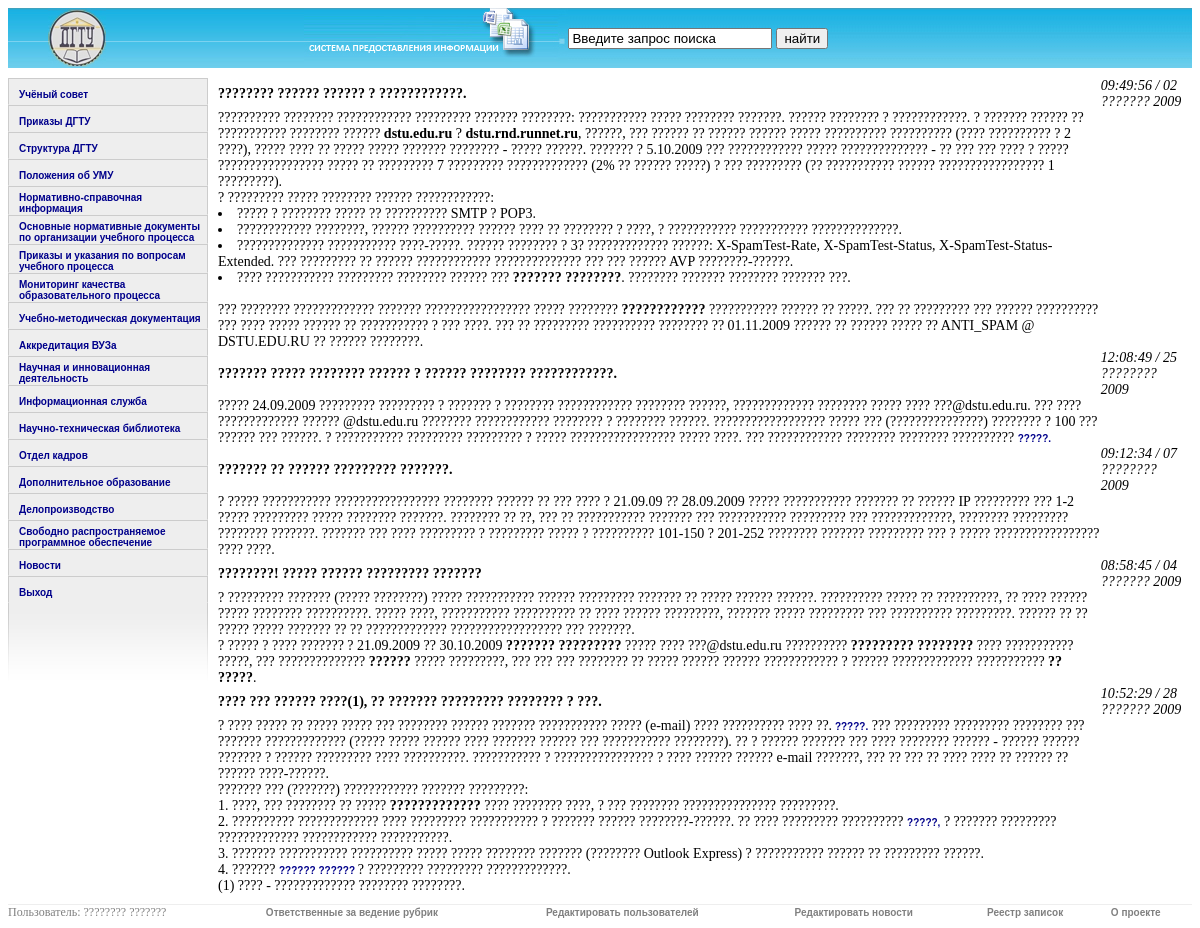
Screenshot of /dstu/info/news (signed in) with the database file from the repository.
### tables this page shows
CREATE TABLE `ddm_news` (
  `id` int(11) NOT NULL auto_increment,
  `time` tinytext,
  `head` tinytext,
  `content` text,
  PRIMARY KEY  (`id`)
);

### dstu/info/resources/libraries/dblibrary.php (called while the page is built, shortened)
<?php
 function SQL_SELECT($table,$fields,$condition)
 {
	$query="SELECT $fields FROM $table WHERE $condition";
	$result=mysql_query($query) or Error("Can not select from table '$table': <br>".mysql_error());
	for ($data=array();$row=mysql_fetch_assoc($result);$data[]=$row);
	return $data;
 }
?>

### dstu/info/system/functionality/news.php (the view, shortened to what this page needs)
<?php
$news=SQL_SELECT('ddm_news','*','1 ORDER BY id DESC');
?>
<table width="100%" cellpadding="0" cellspacing="0">
<?php
for ($i=0;$i<count($news);$i++)
{
?>
	<tr >
		<td>
			<b><?php echo $news[$i]['head'];?></b>
		</td>
		<td>
			<i><?php echo $news[$i]['time'];?></i>
		</td>
	</tr>
	<tr>
		<td>
			<?php echo $news[$i]['content'];?>
		</td>
	</tr>
<?php
}
?>
</table>

### dstu/info/system/design/eskin/styles/style.css (style rules this page uses)
a { font-family: Verdana, Arial, Helvetica, sans-serif; font-size: 10px; font-weight: bold; color:darkblue; text-decoration: none; }

### rows the page displays
ddm_news: head "???????? ?????? ?????? ? ????????????.", time "09:49:56 / 02 ??????? 2009", content "?????????? ???????? ???????????? ????????? ??????? ????????: ??????????? ????? ???????? ???????. ?????? ???????? ? ????????????. ? ??????? ?????? ?? ??????????? ???????? ?????? dstu.edu.ru ? dstu.rnd.runnet.ru , ??????, ??? ?????? ?? ?????? ?????? ????? ?????????? ?????????? (???? ?????????? ? 2 ????), ????? ???? ?? ????? ????? ??????? ???????? - ????? ??????. ??????? ? 5.10.2009 ??? ???????????? ????? ?????????????? - ?? ??? ??? ???? ? ????? ????????????????? ????? ?? ????????? 7 ????????? ????????????? (2% ?? ?????? ?????) ? ??? ????????? (?? ??????????? ?????? ????????????????? 1 ?????????). ? ????????? ????? ???????? ?????? ????????????: ????? ? ???????? ????? ?? ?????????? SMTP ? POP3.…"
ddm_news: head "??????? ????? ???????? ?????? ? ?????? ???????? ????????????.", time "12:08:49 / 25 ???????? 2009", content "????? 24.09.2009 ????????? ????????? ? ??????? ? ???????? ???????????? ???????? ??????, ????????????? ???????? ????? ???? ???@dstu.edu.ru. ??? ???? ????????????? ?????? @dstu.edu.ru ???????? ???????????? ???????? ? ???????? ??????. ?????????????????? ????? ??? (???????????????) ???????? ? 100 ??? ?????? ??? ??????. ? ??????????? ????????? ????????? ? ????? ????????????????? ????? ????. ??? ???????????? ???????? ???????? ?????????? ?????."
ddm_news: head "??????? ?? ?????? ????????? ???????.", time "09:12:34 / 07 ???????? 2009", content "? ????? ??????????? ????????????????? ???????? ?????? ?? ??? ???? ? 21.09.09 ?? 28.09.2009 ????? ??????????? ??????? ?? ?????? IP ????????? ??? 1-2 ????? ????????? ????? ???????? ???????. ???????? ?? ??, ??? ?? ??????????? ??????? ??? ??????????? ????????? ??? ?????????????, ???????? ????????? ???????? ???????. ??????? ??? ???? ????????? ? ????????? ????? ? ?????????? 101-150 ? 201-252 ???????? ??????? ????????? ??? ? ????? ????????????????? ???? ????."
ddm_news: head "????????! ????? ?????? ????????? ???????", time "08:58:45 / 04 ??????? 2009", content "? ????????? ??????? (????? ????????) ????? ??????????? ?????? ????????? ??????? ?? ????? ?????? ??????. ?????????? ????? ?? ??????????, ?? ???? ?????? ????? ???????? ??????????. ????? ????, ??????????? ?????????? ?? ???? ?????? ?????????, ??????? ????? ????????? ??? ?????????? ?????????. ?????? ?? ?? ????? ????? ??????? ?? ?? ????????????? ?????????????????? ??? ???????. ? ????? ? ???? ??????? ? 21.09.2009 ?? 30.10.2009 ??????? ????????? ????? ???? ???@dstu.edu.ru ?????????? ????????? ???????? ???? ??????????? ?????, ??? ?????????????? ?????? ????? ?????????, ??? ??? ??? ???????? ?? ????? ?????? ?????? ???????????? ? ?????? ????????????? ??????????? ?? ????? ."
ddm_news: head "???? ??? ?????? ????(1), ?? ??????? ????????? ???????? ? ???.", time "10:52:29 / 28 ??????? 2009", content "? ???? ????? ?? ????? ????? ??? ???????? ?????? ??????? ??????????? ????? (e-mail) ???? ?????????? ???? ??. ?????. ??? ????????? ????????? ???????? ??? ??????? ????????????? (????? ????? ?????? ???? ??????? ?????? ??? ??????????? ????????). ?? ? ?????? ??????? ??? ???? ???????? ?????? - ?????? ?????? ??????? ? ?????? ????????? ???? ??????????. ??????????? ? ???????????????? ? ???? ?????? ?????? e-mail ???????, ??? ?? ??? ?? ???? ???? ?? ?????? ?? ?????? ????-??????. ??????? ??? (???????) ???????????? ??????? ?????????: 1. ????, ??? ???????? ?? ????? ????????????? ???? ???????? ????, ? ??? ???????? ??????????????? ?????????. 2. ?????????? ????????????? ???? ????????? ??????????? ? ???????…"

### other values shown
$_SESSION['name'] "????????"
$_SESSION['surname'] "???????"
